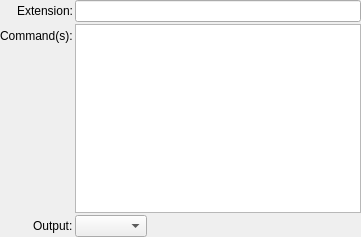
<?xml version="1.0" encoding="UTF-8"?>
<ui version="4.0">
 <class>Template</class>
 <widget class="QWidget" name="Template">
  <property name="geometry">
   <rect>
    <x>0</x>
    <y>0</y>
    <width>361</width>
    <height>237</height>
   </rect>
  </property>
  <property name="windowTitle">
   <string>Form</string>
  </property>
  <layout class="QFormLayout" name="formLayout_2">
   <property name="fieldGrowthPolicy">
    <enum>QFormLayout::AllNonFixedFieldsGrow</enum>
   </property>
   <property name="labelAlignment">
    <set>Qt::AlignRight|Qt::AlignTrailing|Qt::AlignVCenter</set>
   </property>
   <property name="horizontalSpacing">
    <number>2</number>
   </property>
   <property name="verticalSpacing">
    <number>2</number>
   </property>
   <property name="margin">
    <number>0</number>
   </property>
   <item row="0" column="0">
    <widget class="QLabel" name="label">
     <property name="text">
      <string>Extension:</string>
     </property>
    </widget>
   </item>
   <item row="0" column="1">
    <layout class="QHBoxLayout" name="horizontalLayout_2">
     <item>
      <widget class="QLineEdit" name="lineEditExtension"/>
     </item>
    </layout>
   </item>
   <item row="1" column="0">
    <widget class="QLabel" name="label_2">
     <property name="text">
      <string>Command(s):</string>
     </property>
    </widget>
   </item>
   <item row="1" column="1">
    <widget class="QPlainTextEdit" name="command">
     <property name="sizePolicy">
      <sizepolicy hsizetype="Expanding" vsizetype="Expanding">
       <horstretch>0</horstretch>
       <verstretch>1</verstretch>
      </sizepolicy>
     </property>
    </widget>
   </item>
   <item row="2" column="0">
    <widget class="QLabel" name="label_4">
     <property name="text">
      <string>Output:</string>
     </property>
    </widget>
   </item>
   <item row="2" column="1">
    <layout class="QHBoxLayout" name="horizontalLayout_3">
     <item>
      <widget class="QComboBox" name="comboBoxOutput"/>
     </item>
     <item>
      <spacer name="horizontalSpacer_3">
       <property name="orientation">
        <enum>Qt::Horizontal</enum>
       </property>
       <property name="sizeHint" stdset="0">
        <size>
         <width>40</width>
         <height>20</height>
        </size>
       </property>
      </spacer>
     </item>
    </layout>
   </item>
  </layout>
 </widget>
 <resources/>
 <connections/>
</ui>
